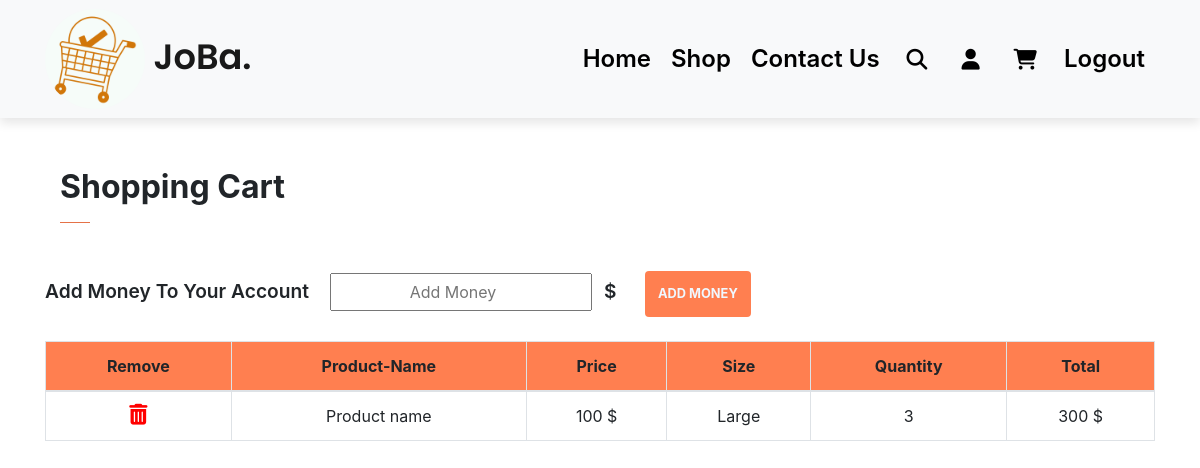
/cart (signed in), run on an earlier commit of the app's database.
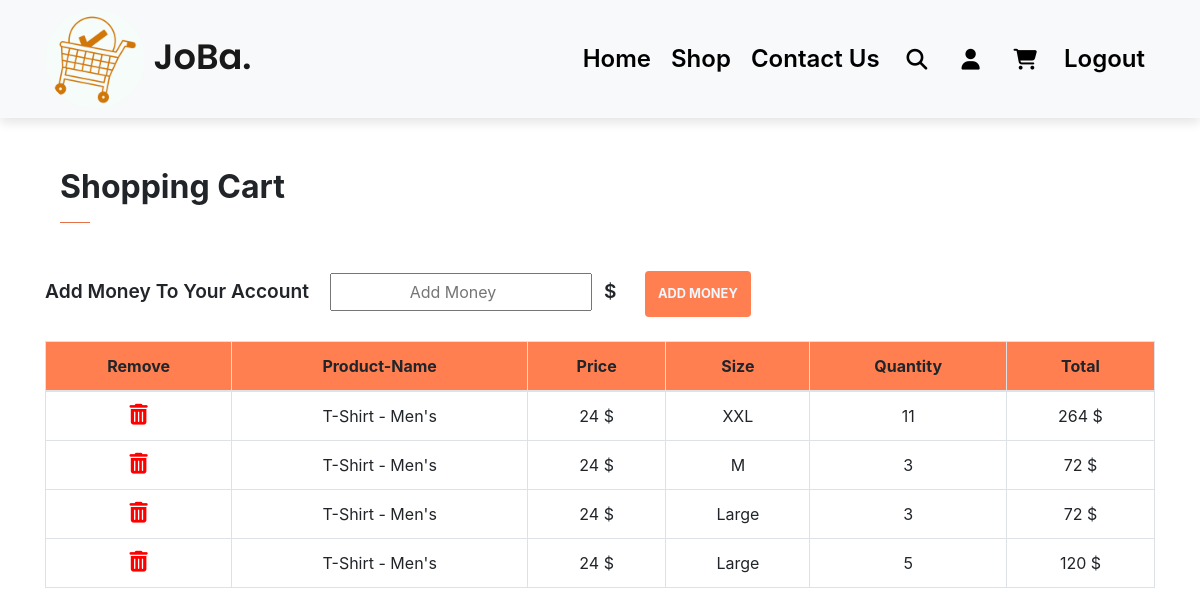
And on a later commit of the database.
### JoBa/models.py (models this page shows)
class Product(db.Model):
    id = db.Column(db.Integer, primary_key=True)
    date = db.Column(db.DateTime(timezone= True), default=func.now())
    product_name = db.Column(db.String(1000))
    product_price = db.Column(db.Integer)
    size = db.Column(db.String(1000))
    quantity = db.Column(db.Integer)
    user_id = db.Column(db.Integer, db.ForeignKey('user.id'))

### JoBa/views.py (the view, shortened to what this page needs)
@views.route("/cart", methods=["GET", "POST"])
@login_required
def cart():
    if request.method == "GET":
        return render_template("cart.html", title="JoBa-Cart", user=current_user)

### JoBa/__init__.py (called while the page is built)
def create_app():
    app = Flask(__name__)
    app.config["SECRET_KEY"] = "yousefsoftware2002engineer98"  # Use to secret you login session and your website date
    app.config["SQLALCHEMY_DATABASE_URI"] = f"sqlite:///{DB_Name}"
    db.init_app(app)
    from .views import views
    from .auth import auth
    app.register_blueprint(views, url_prefix="/")
    app.register_blueprint(auth, url_prefix="/")
    from .models import User, Product
    with app.app_context():
        db.create_all()
    login_manager = LoginManager()
    login_manager.login_view = "auth.login"
    login_manager.init_app(app)
    @login_manager.user_loader
    def load_user(id):
        return User.query.get(int(id))
    return app

### JoBa/templates/cart.html (shortened to what this page needs)
<!DOCTYPE html>
<html lang="en">
<head>
    <link rel="stylesheet" href="{{ url_for('static', filename='css/style.css')}}">
    <link rel="stylesheet" href="https://cdnjs.cloudflare.com/ajax/libs/font-awesome/6.2.0/css/all.min.css">
    <link rel="stylesheet" href="https://cdn.jsdelivr.net/npm/bootstrap@4.6.2/dist/css/bootstrap.min.css">    <link rel="stylesheet" href="https://cdnjs.cloudflare.com/ajax/libs/font-awesome/6.2.0/css/all.min.css">
</head>
<body>
  <nav class="navbar navbar-expand-lg navbar-light bg-light py-1 fixed-top">
    <div class="container">
      <a class="navbar-brand" href="/">
        <img src="static/images/logo/white.png" alt="logo" class="nav-logo">
        JoBa.
      </a>
      <div class="collapse navbar-collapse" id="navbarSupportedContent">
        <ul class="navbar-nav ml-auto">
          {% if user.is_authenticated %}
              <li class="nav-item">
                <a class="nav-link" href="/">Home</a>
              </li>
              <li class="nav-item">
                <a class="nav-link" href="shop1">Shop</a>
              </li>
              <li class="nav-item">
                <a class="nav-link" href="contact_us">Contact Us</a>
              </li>
              <li class="nav-item">
                <a class="nav-link"><i class="fa-solid fa-magnifying-glass"></i></a>
              </li>
              <li class="nav-item">
                <a class="nav-link" href="profile"><i class="fa-solid fa-user"></i></a>
              </li>
              <li class="nav-item">
                <a class="nav-link" href="cart"><i class="fa-solid fa-cart-shopping"></i></a>
              </li>
              <li class="nav-item">
                <a class="nav-link" href="logout">Logout</a>
              </li>
            {% endif %}
        </ul>
      </div>
    </div>
  </nav>
  <div class="container ">
        <div class="container pt-5">
        <h2 class="font-weight-bold">Shopping Cart</h2>
        <hr>
        </div>
        <form method="POST" class="money-form mt-5 mb-4">
            <div class="form-group">
                <label class="form-label money-label" for="money">Add Money To Your Account</label>
                <input name="money" type="number" id="money" placeholder="Add Money" class="money-input ml-3"></input>
                <label class="form-label money-label mx-2" for="Dollar">$</label>
                <button class="money-btn btn ml-3">Add Money</button>
            </div>
        </form>
        <table class="table table-bordered" style="text-align: center;">
            <thead>
              <tr style="background-color:coral;">
                <th scope="col">Remove</th>
                <th scope="col">Product-Name</th>
                <th scope="col">Price</th>
                <th scope="col">Size</th>
                <th scope="col">Quantity</th>
                <th scope="col">Total</th>
              </tr>
            </thead>
            <tbody>
              {% for product in user.products %}
                <tr>
                  <th scope="row" onclick="deleteProduct({{ product.id }})"><i class="fa-solid fa-trash-can" style="font-size:1.3rem;"></i></th>
                  <td>{{ product.product_name}}</td>
                  <td>{{ product.product_price}} $</td>
                  <td>{{ product.size}}</td>
                  <td>{{ product.quantity}}</td>
                  <td>{{ product.quantity *  product.product_price }} $</td>
                </tr>
              {% endfor %}
            </tbody>
          </table>
 </div>
</body>
</html>

### JoBa/static/css/style.css (style rules this page uses)
* { margin: 0; padding: 0; box-sizing: border-box; }
body { font-family: 'Poppins', sans-serif; }
h2 { font-size: 1.8rem; font-weight: 600; }
button.btn { font-size: 0.8rem; font-weight: 700; outline: none; border: none; padding: 13px; text-transform: uppercase; background-color: #1d1d1d; color: aliceblue; cursor: pointer; transition: 0.3s ease; }
hr { width: 30px; height: 2px; background-color: coral; }
.navbar { font-size: 20px; top: 0; left: 0; box-shadow: 0 5px 10px rgba(0,0,0,0.1); }
.nav-logo { width: 100px; height: 100px; border-radius: 50%; }
.navbar-light .navbar-brand { font-size: 2.2rem; font-weight: 600; font-family: 'Poppins', sans-serif; }
.navbar-light .navbar-collapse .navbar-nav .nav-link { color: black; padding: 0 20px; transition: 0.3s ease; }
.navbar i { padding: 0 7px; font-size: 1.3rem; cursor: pointer; transition: 0.3s ease; }
.navbar-light .navbar-collapse .navbar-nav .nav-link { padding: 10px; font-size: 1.5rem; font-weight: 600; }
.money-form .money-label { font-size: 1.2rem; font-weight: 600; }
.money-form .money-input { text-align: center; padding: 5px; }
.money-form .money-btn { background-color: coral; }
.fa-trash-alt:before, .fa-trash-can:before { content: "\f2ed"; color: red; cursor: pointer; }

What changed in the data, as far as the page shows it:
removed Product: product_name "Product name", product_price "100", size "Large", quantity "3", product.quantity*product.product_price "300"
added Product: product_name "T-Shirt - Men's", product_price "24", size "XXL", quantity "11", product.quantity*product.product_price "264"
added Product: product_name "T-Shirt - Men's", product_price "24", size "M", quantity "3", product.quantity*product.product_price "72"
added Product: product_name "T-Shirt - Men's", product_price "24", size "Large", quantity "3", product.quantity*product.product_price "72"
added Product: product_name "T-Shirt - Men's", product_price "24", size "Large", quantity "5", product.quantity*product.product_price "120"
